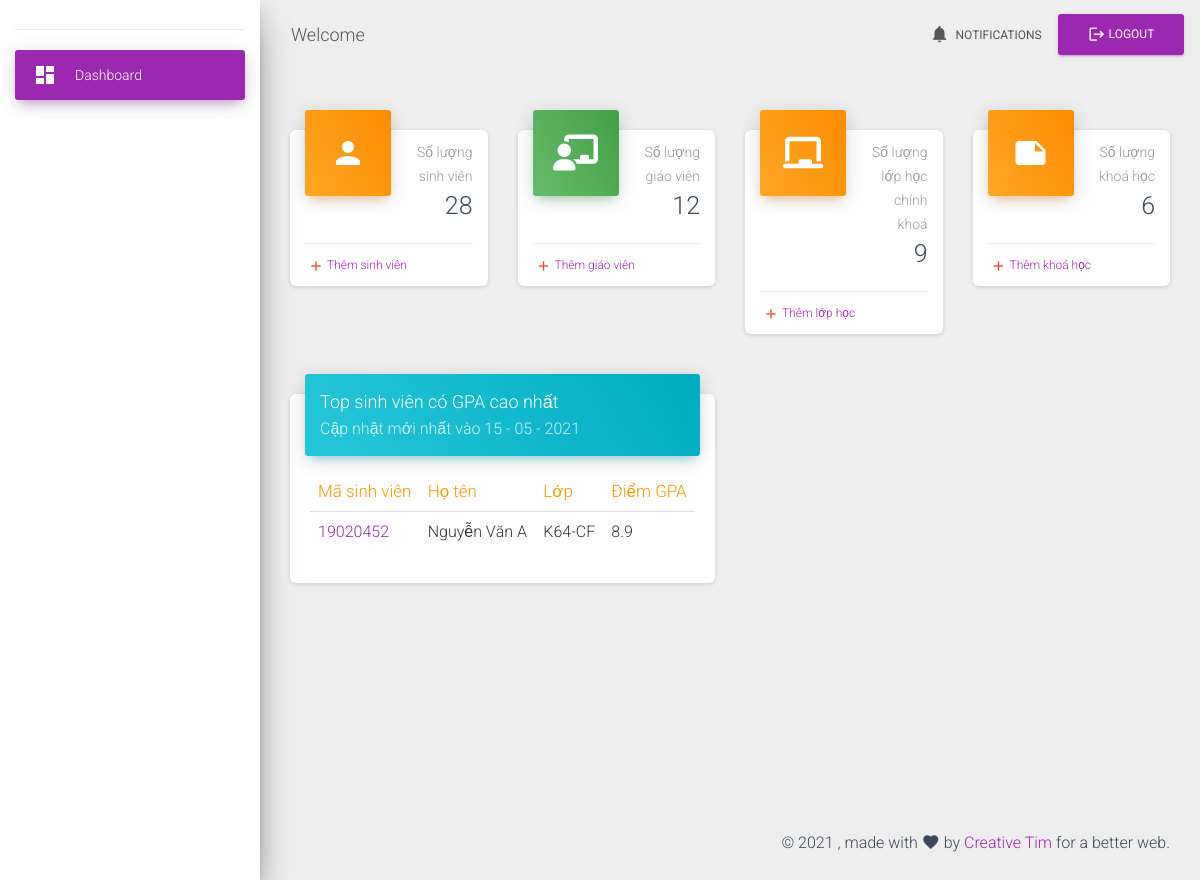
Before: /viewAdmin.php with the older database file.
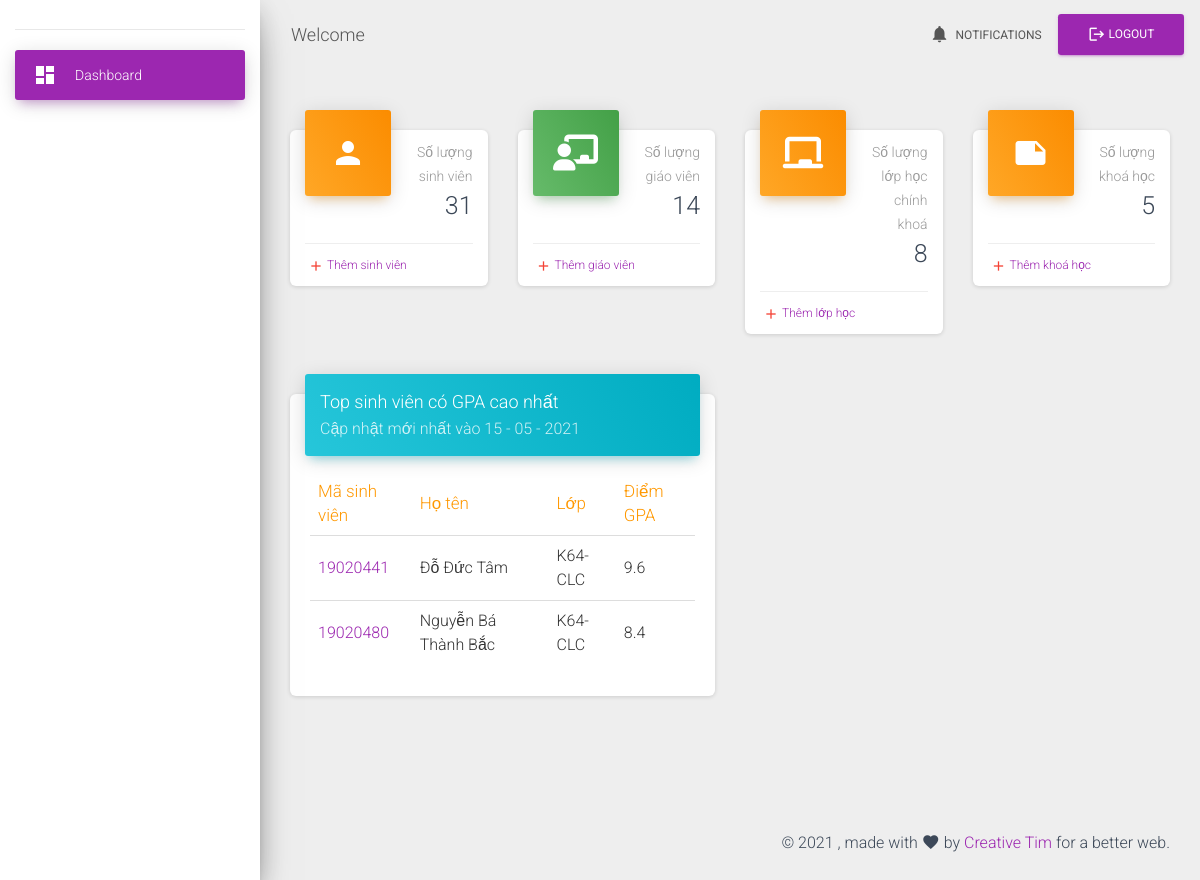
After: the same page with the newer database file.
### tables this page shows
CREATE TABLE `students` (
  `id` int(11) NOT NULL,
  `fullName` varchar(50) NOT NULL,
  `classId` int(11) NOT NULL,
  `contactNumber` varchar(11) NOT NULL,
  `dob` date NOT NULL
);

### function/functions.php (called while the page is built, shortened)
<?php
function selectElementFrom($table, $element = '*', $condition = "1")
{
    global $conn;
    $sqlSelect = "SELECT $element FROM $table WHERE $condition";
    $query = $conn->query($sqlSelect);
    return $query;
}
        ?>
<?php
function getHighestScoreStudents(){
    global $conn;
    $sqlSelectTop = "SELECT  total.studentId, total.totalScores/total.totalCredits gpa
            FROM (SELECT scores.id, score, courses.credit ,studentId, SUM(score*credit) totalScores, SUM(credit) totalCredits
            FROM `scores` LEFT JOIN courses
                ON scores.courseId = courses.id
            GROUP BY studentId) total
            ORDER BY `gpa`  DESC";
    $topStudents = $conn->query($sqlSelectTop);
    $numTop = 4;
    $listTopStudents = array();
    while ($row = $topStudents->fetch_assoc()) {
        $studentId = $row['studentId'];
        $selectStudent = selectElementFrom('students', "*", "id=$studentId");
        $student = $selectStudent->fetch_assoc();
        $classID = $student['classId'];
        $selectClass = selectElementFrom('classes', "*", "id='$classID'");
        $class = $selectClass->fetch_assoc();
        $listTopStudents[] = array("id"=>$studentId, "name"=>$student['fullName'],
            "className"=>$class['className'], "score"=>$row['gpa']);
        $numTop--;
        if ($numTop <= 0) break;
    }
    return $listTopStudents;
}
?>

### viewAdmin.php (the view, shortened to what the changed rows need)
<!DOCTYPE html>
<html lang="en">
<head>
    <link rel="stylesheet" type="text/css" href="assets/css/reset.css" />
    <?php
    require_once "includes/headContents.php";
    ?>
</head>
<body>
<div class="wrapper ">
    <?php $active_menu = 'index'; $sub_active = 'action';
    require_once "function/functions.php";
    ?>
    <div class="main-panel">
        <div class="content">
            <div class="container-fluid">
                <div class="row">
                    <div class="col-lg-3 col-md-6 col-sm-6">
                        <div class="card card-stats">
                            <div class="card-header card-header-warning card-header-icon">
                                <div class="card-icon">
                                    <i class="material-icons">person</i>
                                </div>
                                <p class="card-category">Số lượng sinh viên</p>
                                <h3 class="card-title">
                                    <?php
                                    $selectStudents = selectElementFrom('students', "*", "1");
                                    echo $selectStudents->num_rows;
                                    ?>
                                </h3>
                            </div>
                        </div>
                    </div>
                    <div class="col-lg-3 col-md-6 col-sm-6">
                        <div class="card card-stats">
                            <div class="card-header card-header-success card-header-icon">
                                <div class="card-icon">
                                    <i class="material-icons fas fa-chalkboard-teacher"></i>
                                </div>
                                <p class="card-category">Số lượng giáo viên</p>
                                <h3 class="card-title">
                                    <?php
                                    $selectTeachers = selectElementFrom('teachers', "*", "1");
                                    echo $selectTeachers->num_rows;
                                    ?>
                                </h3>
                            </div>
                        </div>
                    </div>
                    <div class="col-lg-3 col-md-6 col-sm-6">
                        <div class="card card-stats">
                            <div class="card-header card-header-warning card-header-icon">
                                <div class="card-icon">
                                    <i class="material-icons fas fa-chalkboard"></i>
                                </div>
                                <p class="card-category">Số lượng lớp học chính khoá</p>
                                <h3 class="card-title">
                                    <?php
                                    $selectClasses = selectElementFrom('classes', "*", "1");
                                    echo $selectClasses->num_rows;
                                    ?>
                                </h3>
                            </div>
                        </div>
                    </div>
                    <div class="col-lg-3 col-md-6 col-sm-6">
                        <div class="card card-stats">
                            <div class="card-header card-header-warning card-header-icon">
                                <div class="card-icon">
                                    <i class="material-icons">note</i>
                                </div>
                                <p class="card-category">Số lượng khoá học</p>
                                <h3 class="card-title">
                                    <?php
                                    $selectCourses = selectElementFrom('courses', "*", "1");
                                    echo $selectCourses->num_rows;
                                    ?>
                                </h3>
                            </div>
                        </div>
                    </div>
                    <div class="col-lg-6 col-md-12">
                        <div class="card">
                            <div class="card-body table-responsive">
                                <table class="table table-hover">
                                    <thead class="text-warning">
                                    <th>Mã sinh viên</th>
                                    <th>Họ tên</th>
                                    <th>Lớp</th>
                                    <th>Điểm GPA</th>
                                    </thead>
                                    <tbody>
                                    <?php
                                    $dataTopStudent = getHighestScoreStudents();
                                    if ($dataTopStudent[0]['score'] >= 8) {
                                        for ($i = 0; $i < count($dataTopStudent); $i++) {
                                            $id = $dataTopStudent[$i]["id"];
                                            $score = $dataTopStudent[$i]["score"];
                                            if ($score > 8) {
                                                echo "<tr>
                                                <td><a href='queryOnStudentGrade.php?for=$id'>$id</a></td>
                                                <td>".$dataTopStudent[$i]["name"]."</td>
                                                <td>".$dataTopStudent[$i]["className"]."</td>
                                                <td>".round($dataTopStudent[$i]["score"], 1)."</td>
                                                </tr>";
                                            }
                                        }
                                    } else { ?>
                                        <div>Chưa có kết quả</div>
                                        <?php
                                    }
                                    ?>
                                    </tbody>
                                </table>
                            </div>
                        </div>
                    </div>
                </div>
            </div>
        </div>
    </div>
</div>
</body>
</html>

Changed rows visible on the page:
no longer on this page (row unchanged): students: id "19020452", fullName "Nguyễn Văn A", className "K64-CF", score "8.9"
now on this page (row edited): students: id "19020441", fullName "Đỗ Đức Tâm", className "K64-CLC", score "9.6"
now on this page (row unchanged): students: id "19020480", fullName "Nguyễn Bá Thành Bắc", className "K64-CLC", score "8.4"
Other visible differences:
$selectStudents->num_rows: "28" → "31"
$selectTeachers->num_rows: "12" → "14"
$selectClasses->num_rows: "9" → "8"
$selectCourses->num_rows: "6" → "5"
